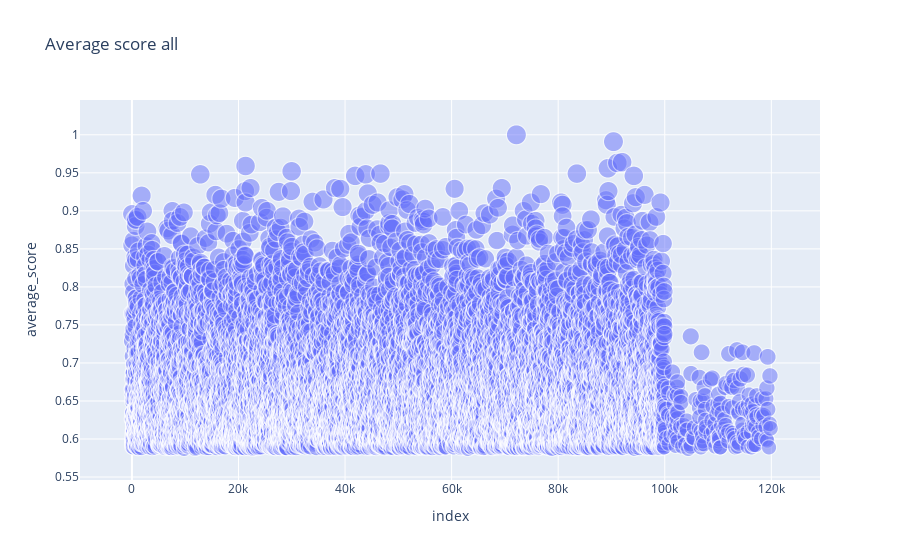

This figure's notebook cell:
### Code cell
# plot the average score for each label with plotly
fig = px.scatter(df_results_scores, x=df_results_scores.index,
                  y="average_score",
                  title="Average score all", size="average_score", size_max=20, opacity=0.5)
fig.show()

### Figure 1 — Plotly figure (JSON) as saved in the notebook; plotly's stock layout.template omitted (floating-point values rounded to 4 significant figures; data arrays with more than 128 entries replaced by an {"elided": "..."} marker saying what was removed)
{"data": [{"hovertemplate": "index=%{x}<br>average_score=%{marker.size}<extra></extra>", "legendgroup": "", "marker": {"color": "#636efa", "opacity": 0.5, "size": {"elided": "12000 float values"}, "sizemode": "area", "sizeref": 0.0025, "symbol": "circle"}, "mode": "markers", "name": "", "showlegend": false, "type": "scattergl", "x": {"elided": "12000 int values"}, "xaxis": "x", "y": {"elided": "12000 float values"}, "yaxis": "y"}], "layout": {"legend": {"itemsizing": "constant", "tracegroupgap": 0}, "title": {"text": "Average score all"}, "xaxis": {"anchor": "y", "domain": [0, 1], "title": {"text": "index"}}, "yaxis": {"anchor": "x", "domain": [0, 1], "title": {"text": "average_score"}}}}
